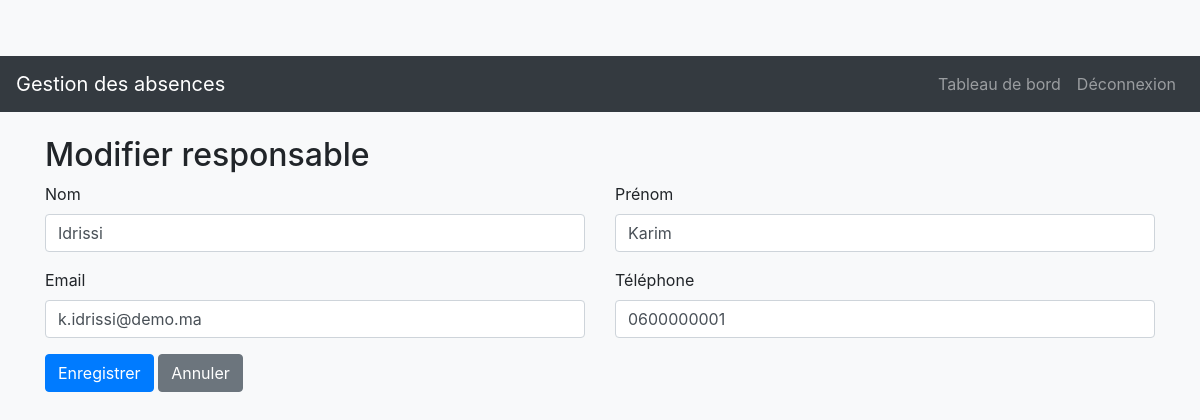
Screenshot of /admin/edit_responsable.php?id=1 (signed in) with the database file from the repository.
### tables this page shows
CREATE TABLE `responsables` (
  `id` int(11) NOT NULL,
  `nom` varchar(50) NOT NULL,
  `prenom` varchar(50) NOT NULL,
  `email` varchar(100) NOT NULL,
  `telephone` varchar(20) DEFAULT NULL,
  `created_at` timestamp NOT NULL DEFAULT current_timestamp()
);

### admin/edit_responsable.php (the view, shortened to what this page needs)
<?php
require_once __DIR__ . '/../config/db.php';
require_once __DIR__ . '/../includes/header.php';
$id = $_GET['id'] ?? null;
$stmt = $pdo->prepare("SELECT * FROM responsables WHERE id = ?");
$stmt->execute([$id]);
$r = $stmt->fetch();
?>
<div class="container mt-4">
  <h2>Modifier responsable</h2>
  <form method="POST">
    <div class="row">
      <div class="col-md-6 mb-3">
        <label>Nom</label>
        <input class="form-control" name="nom" value="<?= htmlspecialchars($r['nom']) ?>" required>
      </div>
      <div class="col-md-6 mb-3">
        <label>Prénom</label>
        <input class="form-control" name="prenom" value="<?= htmlspecialchars($r['prenom']) ?>" required>
      </div>
      <div class="col-md-6 mb-3">
        <label>Email</label>
        <input type="email" class="form-control" name="email" value="<?= htmlspecialchars($r['email']) ?>">
      </div>
      <div class="col-md-6 mb-3">
        <label>Téléphone</label>
        <input class="form-control" name="telephone" value="<?= htmlspecialchars($r['telephone']) ?>">
      </div>
    </div>
    <button class="btn btn-primary">Enregistrer</button>
    <a href="gestion_responsables.php" class="btn btn-secondary">Annuler</a>
  </form>
</div>
<?php require_once __DIR__ . '/../includes/footer.php'; ?>

### assets/style.css (style rules this page uses)
body { padding-top: 56px; background-color: #f8f9fa; }

### rows the page displays
responsables: nom "Idrissi", prenom "Karim", email "k.idrissi@demo.ma", telephone "0600000001"
